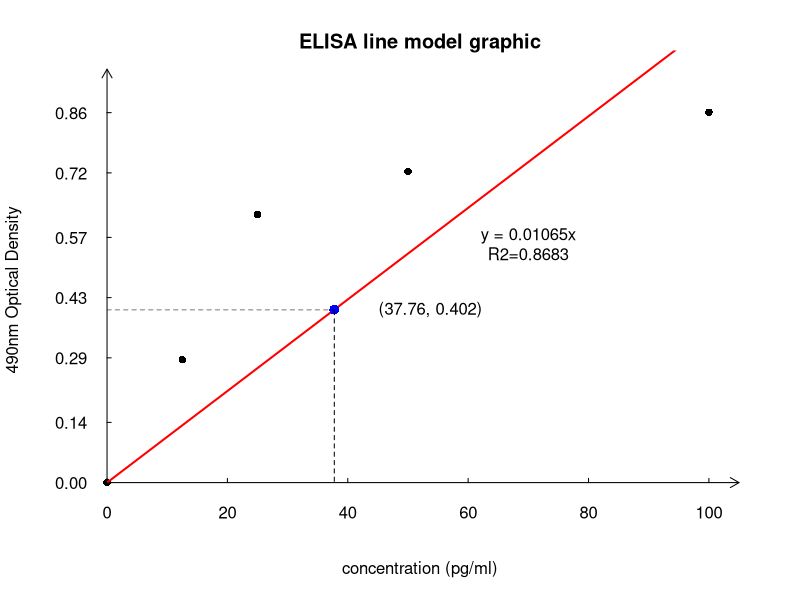

R code for this plot:
# Cairo::CairoPDF("ELISA.pdf", width=7, height=5)
# Cairo::CairoPNG("ELISA.png", width=1400, height=1000, res=200)

# raw data each data has been replicated measured twice
# the last row is the meaure of sample
raw_data1 <- c(0.053, 0.057,
              0.366, 0.315,
              0.677, 0.679,
              0.764, 0.792,
              1.008, 0.824,
              0.588, 0.326)


# clean data
data_norm1 <- raw_data1[seq(1, 11, 2)]
data_norm2 <- raw_data1[seq(2, 12, 2)]
data_norm <- (data_norm1+data_norm2)/2
data_norm <- data_norm -data_norm[1]
data1 <- data.frame(conc=c(0, 12.5, 25, 50, 100), od=data_norm[-length(data_norm)])


data_to_table <- data.frame(pore_number=1:12, 
                            reagent=rep(c(0, 12.5, 25, 50, 100, 37),each=2), 
                            od=raw_data1)
write.csv(file="ELISA.csv", data_to_table, row.names=FALSE)
# line model fit (the model is y=b*x)
line.model <- lm(od~0+conc, data=data1)

# rsquared
summary(line.model)$r.squared

# f statistic
f <- summary(line.model)$fstatistic

# pvalue
pf(f[1], f[2], f[3], lower.tail=F)

# the data to be fitted renamed to x and y
x = data1$conc
y = data1$od

# par(family='Sans SimHei')
# 做散点图，并把坐标轴隐藏，
plot(x, y, pch=16, xlab="concentration (pg/ml)", ylab="490nm Optical Density", bty="n",
     xlim=c(min(x), max(x))+c(0, 0.2)*(max(x)-min(x))/5,
     ylim=c(min(y), max(y))+c(0, 0.2)*(max(y)-min(y))/5,
     main="ELISA line model graphic", axes=FALSE)

# 自定义坐标轴，at为坐标点位置，labels默认为坐标点的数值
# tck表示坐标刻度长度，pos表示坐标轴的位置
axis(2, at=round(seq(0, max(y), length=7), 2), las=2, tck=0.01, pos=0)
axis(1, at=round(seq(0, max(x), length=6), 2), las=1, tck=0.01, pos=0)

# clip限制当前作图区域的界限
clip(-2, 120, -1, 1)
# 坐标轴加箭头
arrows(100, 0, 105, 0, length=0.1)
arrows(0, max(y), 0, max(y)+0.1, length=0.1)

# 作拟合直线
clip(min(x), max(x), min(y), max(y)+(max(y)-min(y))/6)
abline(line.model, lwd=2, col="red")

# 标注直线方程和拟合系数
text(x=quantile(x, 0.85), y=quantile(y, .45), 
     labels=paste("y = ", 
                   round(line.model$coefficients, 5),"x\nR2=", 
                   round(summary(line.model)$r.squared, 4), sep="")
     )

# 标注样本点
absorb_target = data_norm[length(data_norm)]
conc_target <- absorb_target/line.model$coefficients
points(conc_target, absorb_target, pch=16, col="blue", cex=1.3)
clip(0, conc_target, 0, absorb_target)
abline(h=absorb_target, lty=2)
clip(0, conc_target+1, 0, absorb_target)
abline(v=conc_target, lty=2)

# 标注样本点坐标值
clip(min(x), max(x), min(y), max(y)+(max(y)-min(y))/6)
text(conc_target+16, absorb_target, 
     paste("(", round(conc_target, 3), ", ",  round(absorb_target, 3), ")", sep=""))
# dev.off()
line.model2 <- lm(x~y)
lxx <- var(y)*(nrow(data1)-1)
syx <- sqrt(sum(line.model2$residuals^2)/(nrow(data1)-2))
Sb <- syx/(sqrt(lxx))
Sy02 <- syx*sqrt(1/nrow(data1)+
                   (0.402-mean(y))^2/
                   (var(y)*nrow(data1)-1))
